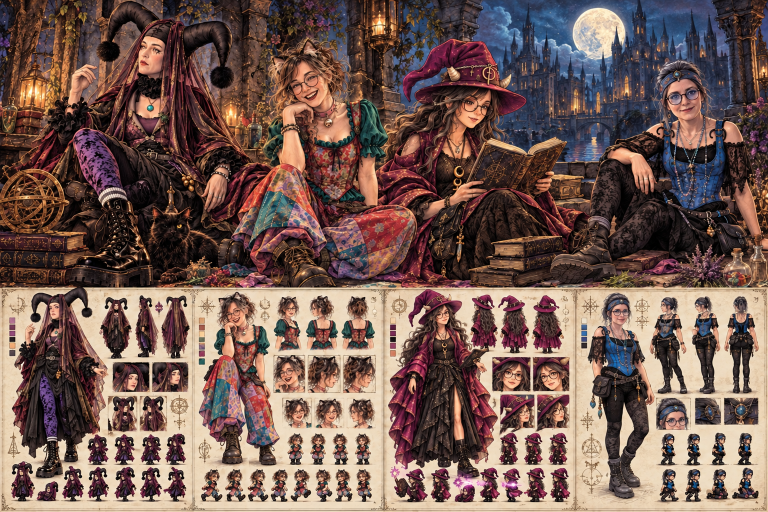
#> input picture models/jester-not-hd-3d/refs/sheets/four-witches-group-and-sheets.png, 1536 x 1024 px, given as the content of the folder ster-not-hd-3d/refs/sheets/four-witches-group-and-sheets.png, which was not available (shown at 1/2 size)
$ python sheets.py ../../../models/jester-not-hd-3d/refs/sheets/four-witches-group-and-sheets.png ../../../models/jester-not-hd-3d/refs/sheets/four-witches-group-and-sheets.png
#> lines starting #> are read from the running program, lines starting #| are printed output that depends on the picture
# sheets.py: contact sheets for looking through pictures quickly: four to a sheet, each with its name under it.   python3 sheets.py <folder of pictures> <folder for sheets>
import sys, os, glob, json
from PIL import Image, ImageDraw, ImageFont
src, dst = sys.argv[1], sys.argv[2]; os.makedirs(dst, exist_ok=True)
names = sorted(glob.glob(os.path.join(src, '*.png'))); font = ImageFont.truetype('/usr/share/fonts/truetype/dejavu/DejaVuSans-Bold.ttf', 22)
W, H, CAP = 960, 540, 34
for i in range(0, len(names), 4):
    S = Image.new('RGB', (W * 2, (H + CAP) * 2), (20, 16, 26)); d = ImageDraw.Draw(S)
#> after `S = Image.new('RGB', (W * 2, (H + CAP) * 2), (20, 16, 26))`:
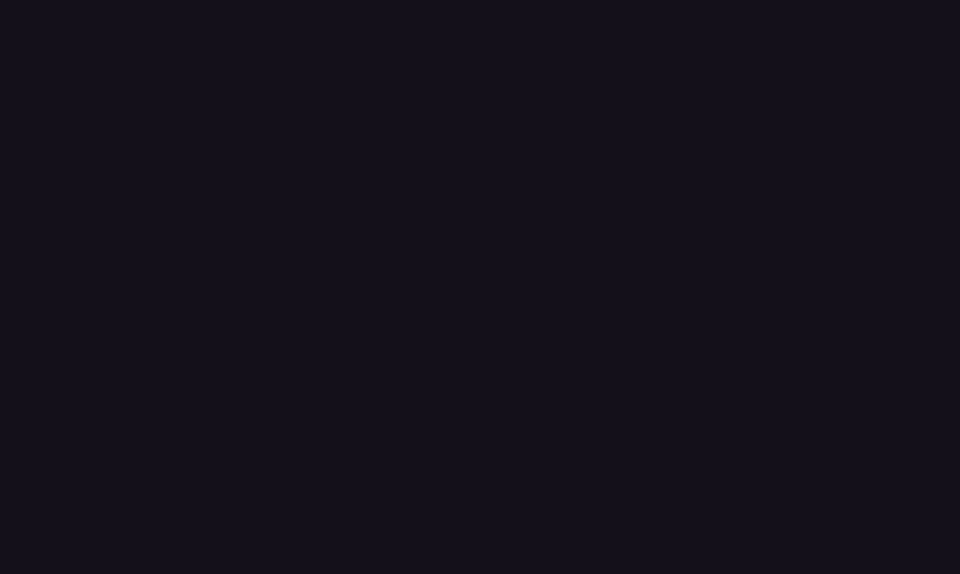
#> S: PIL image 1920x1148 RGB (shown at 1/2 size); mean R, G, B 20, 16, 26
    for j, n in enumerate(names[i:i + 4]):
        x, y = (j % 2) * W, (j // 2) * (H + CAP); S.paste(Image.open(n).convert('RGB').resize((W, H), Image.LANCZOS), (x, y)); d.text((x + 10, y + H + 4), os.path.basename(n)[:-4], fill=(255, 236, 200), font=font)
#> after `S.paste(Image.open(n).convert('RGB').resize((W, H), Image.LANCZOS), (x`:
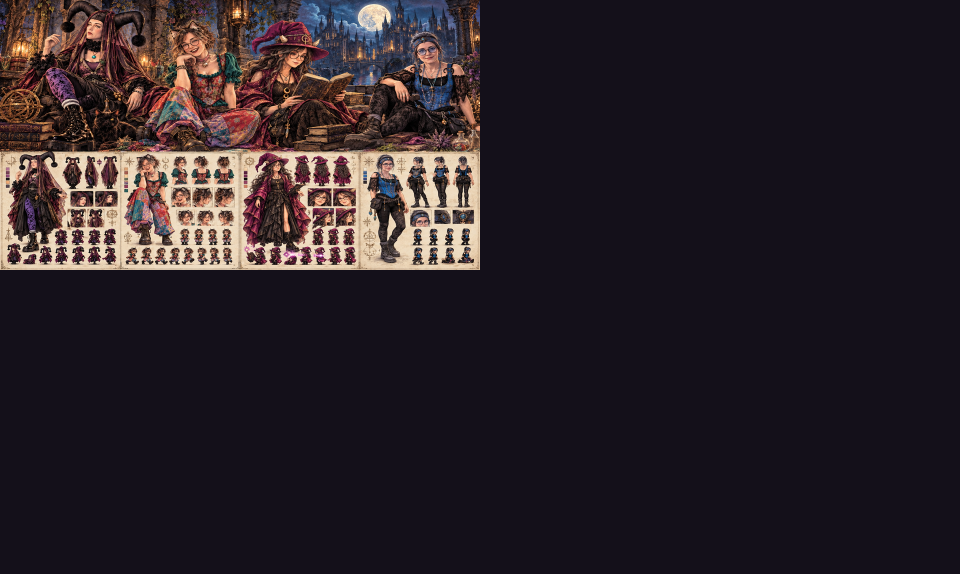
#> S: PIL image 1920x1148 RGB (shown at 1/2 size); mean R, G, B 42.5, 33.6, 39.4
        d.rectangle([x, y, x + W - 1, y + H - 1], outline=(90, 80, 110))
    S.save(os.path.join(dst, 'sheet_%02d.jpg' % (i // 4 + 1)), quality=88)
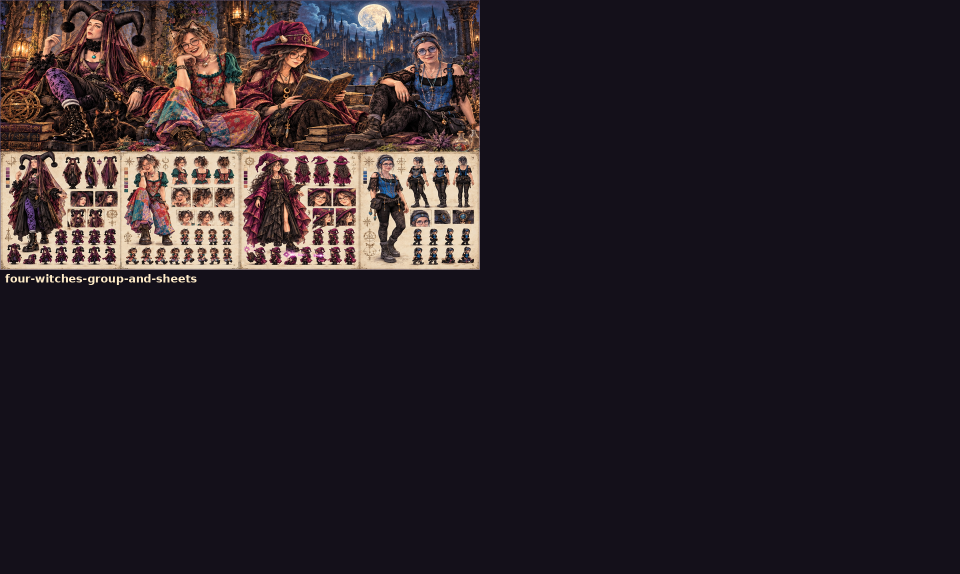
#> saved as sheet_01.jpg: PIL image 1920x1148 RGB (shown at 1/2 size); mean R, G, B 42.7, 33.8, 39.6
print(len(names), 'pictures on', (len(names) + 3) // 4, 'sheets')
